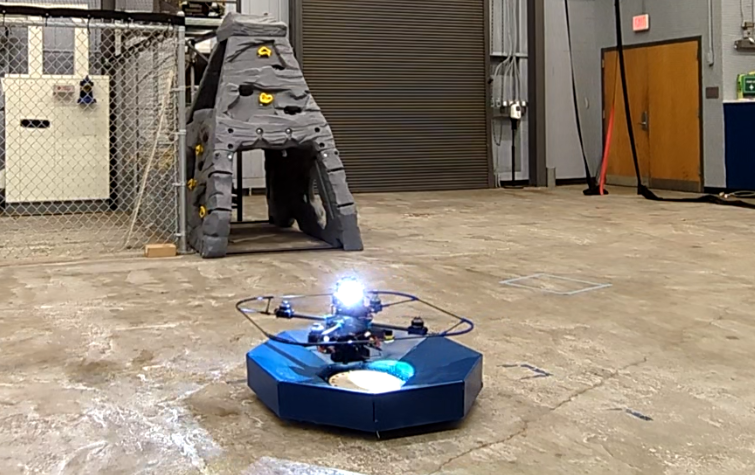
#> input picture src/robot_simulator_py/robot_simulator_py/image1_movement.png, 755 x 475 px, found by its file name
$ python image_anal_test.py
#> lines starting #> are read from the running program, lines starting #| are printed output that depends on the picture; after the words box and inside, x2 and y2 are one past the last pixel; in counts of white or black regions, pixels touching at a corner belong together
#!/usr/bin/env python3

import math
from typing import Dict, Tuple
import cv2
import numpy as np
import time


image1 = cv2.imread('/home/rex/Documents/ROBE313/ros2_ws_herter_mcallister_ward/src/robot_simulator_py/robot_simulator_py/image1_movement.png')
#> image1 is the input picture: shape (475, 755, 3); mean B, G, R 115.4, 130.2, 142.3
image2 = cv2.imread('/home/rex/Documents/ROBE313/ros2_ws_herter_mcallister_ward/src/robot_simulator_py/robot_simulator_py/image2_movement.png')
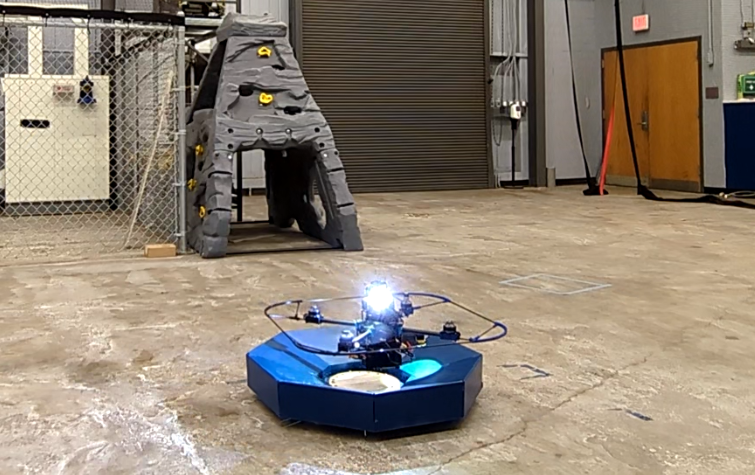
#> input picture src/robot_simulator_py/robot_simulator_py/image2_movement.png, 755 x 475 px, found by its file name
#> image2 is the input picture: shape (475, 755, 3); mean B, G, R 114.8, 129.7, 142


aruco_dict = cv2.aruco.getPredefinedDictionary(cv2.aruco.DICT_4X4_50)
aruco_params = cv2.aruco.DetectorParameters_create()
aruco_params.adaptiveThreshWinSizeMin = 3
aruco_params.adaptiveThreshWinSizeMax = 23
aruco_params.adaptiveThreshConstant = 7
aruco_params.cornerRefinementMethod = cv2.aruco.CORNER_REFINE_SUBPIX


# img1 = cv2.imgmsg_to_cv2(image1, "bgr8")
# img2 = cv2.imgmsg_to_cv2(image2, "bgr8")
gray1 = cv2.cvtColor(image1, cv2.COLOR_BGR2GRAY)
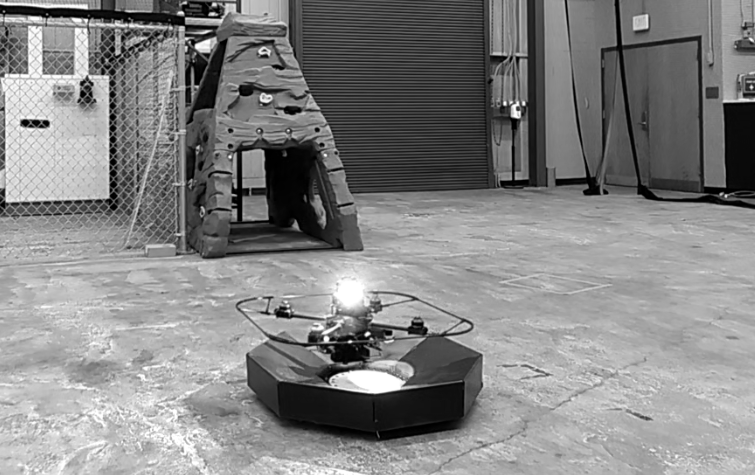
#> gray1: shape (475, 755); min 0, max 255, mean 132.1
gray2 = cv2.cvtColor(image2, cv2.COLOR_BGR2GRAY)
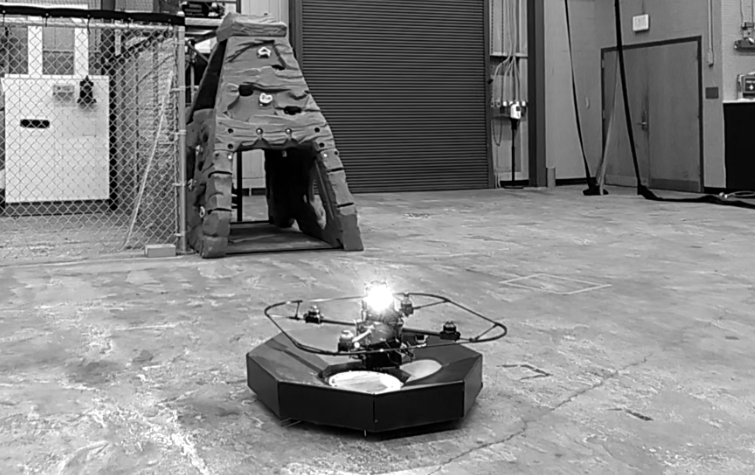
#> gray2: shape (475, 755); min 0, max 255, mean 131.7

diff = cv2.absdiff(gray1, gray2)
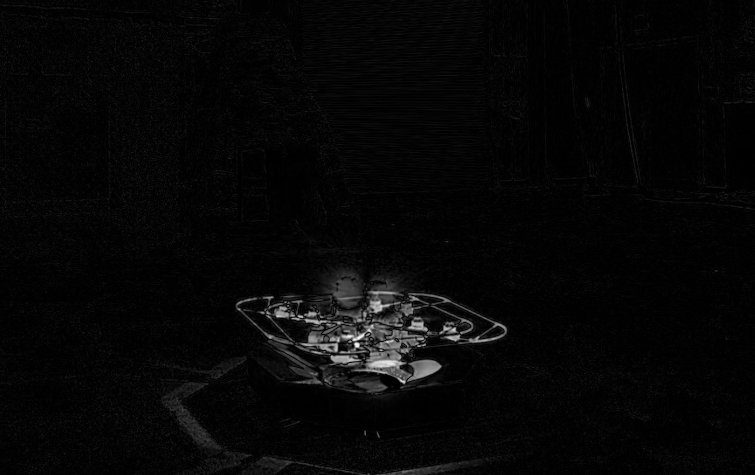
#> diff: shape (475, 755); min 0, max 250, mean 6.7
thresh = cv2.threshold(diff, 50, 255, cv2.THRESH_BINARY)[1]
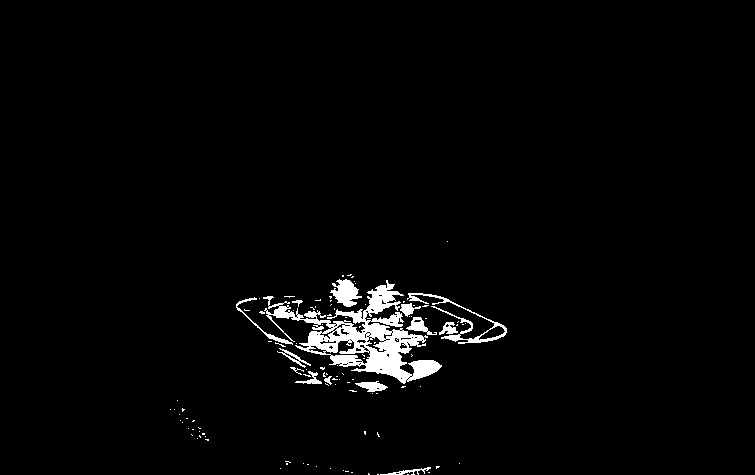
#> thresh: shape (475, 755); 2.4% white; 111 white regions (97 under 20 px), largest, box (x1, y1, x2, y2) and area: (263, 280, 442, 384) 5695, (407, 293, 507, 344) 728, (330, 279, 362, 307) 511
thresh = cv2.dilate(thresh, None, iterations=2)
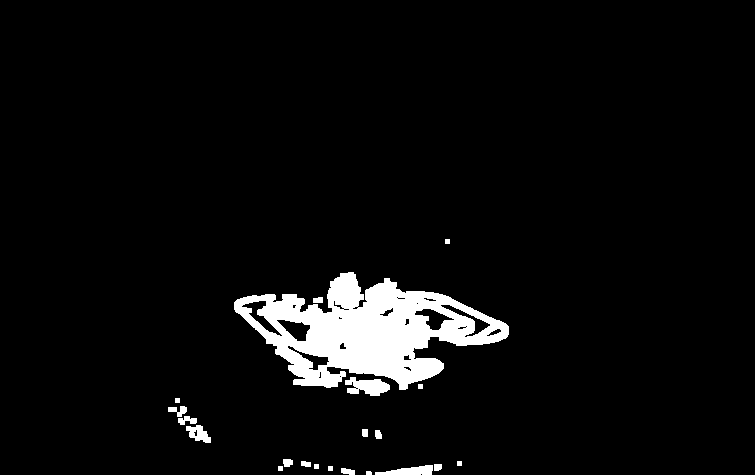
#> thresh: shape (475, 755); 5% white; 21 white regions

contours, _ = cv2.findContours(thresh, cv2.RETR_EXTERNAL, cv2.CHAIN_APPROX_SIMPLE)
#> contours = 21 contours, 8 with area under 20; largest, box (x1, y1, x2, y2) and area: (234, 272, 509, 390) 17187, (345, 377, 390, 396) 485, (375, 465, 433, 475) 307, (186, 425, 211, 443) 236, (168, 406, 187, 417) 86

if contours:
    largest_contour = max(contours, key=cv2.contourArea)
#> largest_contour = contour of 395 points, box (x1, y1, x2, y2) (234, 272, 509, 390), area 17187
    height, width = gray1.shape
#> height = 475; width = 755
    M = cv2.moments(largest_contour)
#> M = moments, m00 17187, centre m10/m00, m01/m00 = (365.7, 330.6)
    if M["m00"] != 0:
        cx = int(M["m10"] / M["m00"])
#> cx = 365
        cy = int(height) - int(M["m01"] / M["m00"])
#> cy = 145
        print(f"movement at x: {cx}, y: {cy}")
#| movement at x: 365, y: 145
